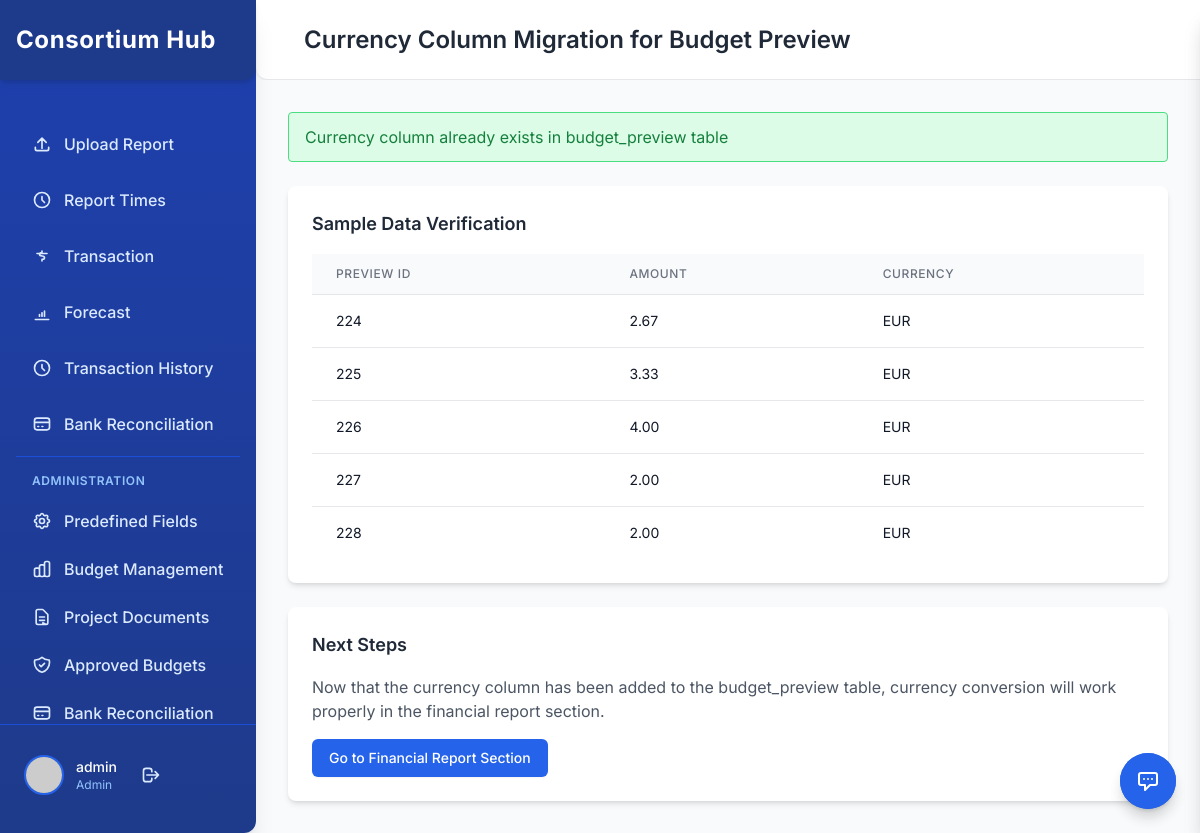
Page /add_currency_column_to_budget_preview.php (signed in) on the committed database.
### tables this page shows
CREATE TABLE `budget_preview` (
  `PreviewID` int(11) NOT NULL,
  `BudgetHeading` varchar(255) DEFAULT NULL,
  `Outcome` varchar(255) DEFAULT NULL,
  `Activity` varchar(255) DEFAULT NULL,
  `BudgetLine` varchar(255) DEFAULT NULL,
  `Description` text DEFAULT NULL,
  `Partner` varchar(255) DEFAULT NULL,
  `EntryDate` date DEFAULT NULL,
  `Amount` decimal(18,2) DEFAULT NULL,
  `PVNumber` varchar(50) DEFAULT NULL,
  `Documents` varchar(255) DEFAULT NULL,
  `DocumentPaths` text DEFAULT NULL,
  `DocumentTypes` varchar(500) DEFAULT NULL,
  `OriginalNames` varchar(500) DEFAULT NULL,
  `QuarterPeriod` varchar(10) DEFAULT NULL,
  `CategoryName` varchar(255) DEFAULT NULL,
  `OriginalBudget` decimal(18,2) DEFAULT NULL,
  `RemainingBudget` decimal(18,2) DEFAULT NULL,
  `ActualSpent` decimal(18,2) DEFAULT NULL,
  `VariancePercentage` decimal(5,2) DEFAULT NULL,
  `CreatedAt` timestamp NOT NULL DEFAULT current_timestamp(),
  `UpdatedAt` timestamp NOT NULL DEFAULT current_timestamp() ON UPDATE current_timestamp(),
  `cluster` varchar(255) DEFAULT NULL,
  `budget_id` int(11) DEFAULT NULL,
  `ForecastAmount` decimal(18,2) DEFAULT NULL,
  `COMMENTS` varchar(255) DEFAULT NULL,
  `ACCEPTANCE` varchar(255) DEFAULT NULL,
  `currency` varchar(3) DEFAULT 'ETB',
  `use_custom_rate` tinyint(1) NOT NULL DEFAULT 0,
  `usd_to_etb` decimal(18,4) DEFAULT NULL,
  `eur_to_etb` decimal(18,4) DEFAULT NULL,
  `usd_to_eur` decimal(18,4) DEFAULT NULL
);

### add_currency_column_to_budget_preview.php (the view, shortened to what this page needs)
<?php
include 'setup_database.php';
$message = '';
$checkColumn = "SHOW COLUMNS FROM budget_preview LIKE 'currency'";
$result = $conn->query($checkColumn);
if ($result->num_rows == 0) {
    $addColumn = "ALTER TABLE budget_preview ADD COLUMN currency VARCHAR(3) DEFAULT 'ETB'";
    if ($conn->query($addColumn) === TRUE) {
        $message = "Currency column added successfully to budget_preview table";
        $updateQuery = "UPDATE budget_preview SET currency = 'ETB' WHERE currency IS NULL";
        if ($conn->query($updateQuery) === TRUE) {
            $message .= " and existing rows updated with default currency (ETB)";
        }
    } else {
        $error_message = "Error adding currency column: " . $conn->error;
    }
} else {
    $message = "Currency column already exists in budget_preview table";
}
$sampleQuery = "SELECT PreviewID, Amount, currency FROM budget_preview LIMIT 5";
$sampleResult = $conn->query($sampleQuery);
$sampleData = [];
if ($sampleResult && $sampleResult->num_rows > 0) {
    while ($row = $sampleResult->fetch_assoc()) {
        $sampleData[] = $row;
    }
}
?>
<?php include 'header.php'; ?>
<div class="flex flex-col flex-1 min-w-0">
    <header class="flex items-center justify-between h-20 px-8 bg-white border-b border-gray-200 shadow-sm rounded-bl-xl">
        <div class="flex items-center">
            <h2 class="ml-4 text-2xl font-semibold text-gray-800">Currency Column Migration for Budget Preview</h2>
        </div>
    </header>
    <main class="flex-1 p-8 overflow-y-auto overflow-x-auto bg-gray-50">
        <div class="max-w-6xl mx-auto space-y-6">
            <?php if ($message): ?>
                <div class="bg-green-100 border border-green-400 text-green-700 px-4 py-3 rounded">
                    <?php echo $message; ?>
                </div>
            <?php endif; ?>
            <div class="bg-white rounded-lg shadow-md p-6">
                <h3 class="text-lg font-semibold text-gray-800 mb-4">Sample Data Verification</h3>
                <?php if (!empty($sampleData)): ?>
                    <div class="overflow-x-auto">
                        <table class="min-w-full divide-y divide-gray-200">
                            <thead class="bg-gray-50">
                                <tr>
                                    <th scope="col" class="px-6 py-3 text-left text-xs font-medium text-gray-500 uppercase tracking-wider">Preview ID</th>
                                    <th scope="col" class="px-6 py-3 text-left text-xs font-medium text-gray-500 uppercase tracking-wider">Amount</th>
                                    <th scope="col" class="px-6 py-3 text-left text-xs font-medium text-gray-500 uppercase tracking-wider">Currency</th>
                                </tr>
                            </thead>
                            <tbody class="bg-white divide-y divide-gray-200">
                                <?php foreach ($sampleData as $row): ?>
                                    <tr>
                                        <td class="px-6 py-4 whitespace-nowrap text-sm text-gray-900"><?php echo htmlspecialchars($row['PreviewID']); ?></td>
                                        <td class="px-6 py-4 whitespace-nowrap text-sm text-gray-900"><?php echo number_format($row['Amount'], 2); ?></td>
                                        <td class="px-6 py-4 whitespace-nowrap text-sm text-gray-900"><?php echo htmlspecialchars($row['currency']); ?></td>
                                    </tr>
                                <?php endforeach; ?>
                            </tbody>
                        </table>
                    </div>
                <?php else: ?>
                    <p class="text-gray-500">No sample data available.</p>
                <?php endif; ?>
            </div>
            <div class="bg-white rounded-lg shadow-md p-6">
                <h3 class="text-lg font-semibold text-gray-800 mb-4">Next Steps</h3>
                <p class="text-gray-600 mb-4">Now that the currency column has been added to the budget_preview table, currency conversion will work properly in the financial report section.</p>
                <a href="financial_report_section.php" class="inline-flex items-center px-4 py-2 border border-transparent text-sm font-medium rounded-md shadow-sm text-white bg-blue-600 hover:bg-blue-700 focus:outline-none focus:ring-2 focus:ring-offset-2 focus:ring-blue-500">
                    Go to Financial Report Section
                </a>
            </div>
        </div>
    </main>
</div>
<?php include 'message_system.php'; ?>

### header.php (style rules this page uses)
body { font-family: 'Inter', sans-serif; overflow-y: auto; overflow-x: hidden; }

### rows in the picture
budget_preview: PreviewID "224", Amount "2.67", currency "EUR"
budget_preview: PreviewID "225", Amount "3.33", currency "EUR"
budget_preview: PreviewID "226", Amount "4.00", currency "EUR"
budget_preview: PreviewID "227", Amount "2.00", currency "EUR"
budget_preview: PreviewID "228", Amount "2.00", currency "EUR"

### other values in the picture
$_SESSION['username'] "admin"
$_SESSION['role'] "Admin"
$message "Currency column already exists in budget_preview table"
